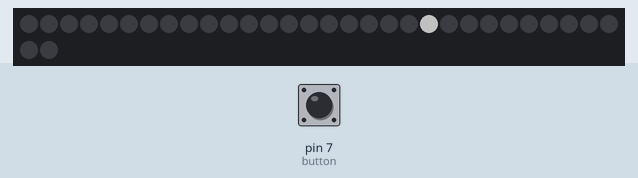
A program run on a simulated Arduino Leonardo, built with avr-gcc and run on an emulated ATmega32U4. On the bench: 32 RGB LEDs in strip order, left to right, continuing on the next row. The test bench sets the inputs (shaded band); at power-on: pin 7 (button) HIGH. Dim RGB values are drawn brighter than linear.

Above: at 0.15 s.
1.3 s: pin 7 (button) pulled LOW for 0.15 s
5.0 s: pin 7 (button) pulled LOW for 1 s
At 5.7 s:
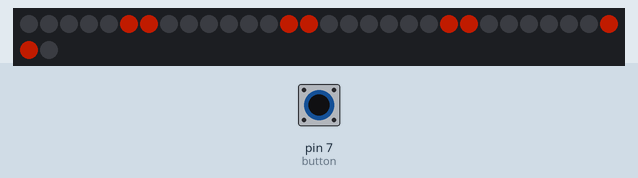
6.6 s: pin 7 (button) pulled LOW for 0.15 s
7.3 s: pin 7 (button) pulled LOW for 3.2 s
At 8.4 s:
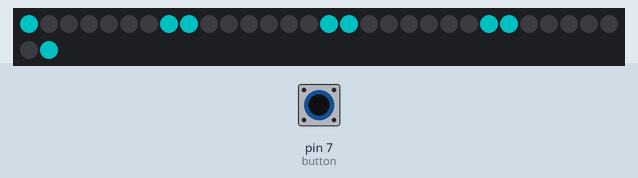
11.1 s: pin 7 (button) pulled LOW for 0.15 s
At 11.6 s:
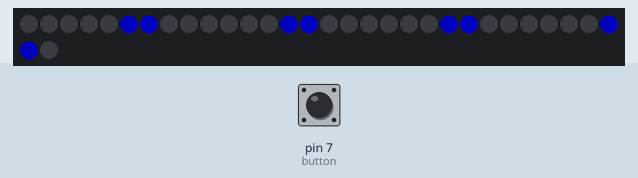
11.8 s: pin 7 (button) pulled LOW for 1 s
At 12.7 s:
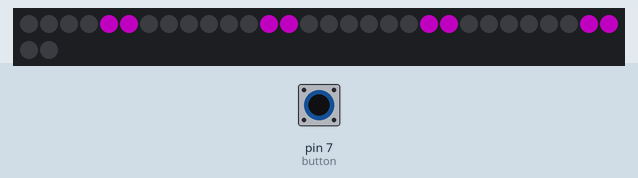

The program:

main.cpp
```cpp
#include <Goggles.h>

int white[]   = {255, 255, 255};
int red[]     = {255,   0,   0};
int orange[]  = {255, 127,   0};
int green[]   = {  0, 255,   0};
int cyan[]    = {  0, 255, 255};
int blue[]    = {  0,   0, 255};
int magenta[] = {255,   0, 255};

int button = 7;
int mode = 0;
volatile byte changeMode = false;

Goggles goggles(16, // pin
                35, // delay (ms)
                14, // right-eye nose pin
                4,  // left-eye nose pin
                16  // pixels-per-eye
              );

void pin_ISR() {
  changeMode = true;
}

void setup() {
  pinMode(button, INPUT_PULLUP);
  attachInterrupt(digitalPinToInterrupt(button), pin_ISR, FALLING);
  goggles.blank();
}

void loop() {
  if (changeMode) {
    mode++;
    changeMode = false;
    if (mode > 6) {
      mode = 0;
    }
  }

  switch(mode) {
  case 0:
    goggles.blank();
    goggles.juggle(white);
    break;
  case 1:
    goggles.roll(red);
    break;
  case 2:
    goggles.roll(orange);
    break;
  case 3:
    goggles.roll(green);
    break;
  case 4:
    goggles.roll(cyan);
    break;
  case 5:
    goggles.roll(blue);
    break;
  case 6:
    goggles.roll(magenta);
    break;
  }
}
```

Measured:
- after the input at 7.3 s, the LEDs: change at once (image 2)
- after the input at 11.1 s, the LEDs: first change at once (image 3 shows a later state)
- after the input at 11.8 s, the LEDs: first change at once (image 4 shows a later state)
